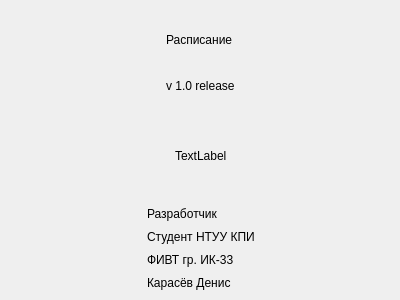
<?xml version="1.0" encoding="UTF-8"?>
<ui version="4.0">
 <class>about</class>
 <widget class="QDialog" name="about">
  <property name="geometry">
   <rect>
    <x>0</x>
    <y>0</y>
    <width>400</width>
    <height>300</height>
   </rect>
  </property>
  <property name="windowTitle">
   <string>О программе</string>
  </property>
  <widget class="QWidget" name="layoutWidget">
   <property name="geometry">
    <rect>
     <x>40</x>
     <y>20</y>
     <width>321</width>
     <height>271</height>
    </rect>
   </property>
   <layout class="QVBoxLayout" name="verticalLayout_3">
    <item>
     <layout class="QHBoxLayout" name="horizontalLayout">
      <item>
       <spacer name="horizontalSpacer">
        <property name="orientation">
         <enum>Qt::Horizontal</enum>
        </property>
        <property name="sizeHint" stdset="0">
         <size>
          <width>40</width>
          <height>20</height>
         </size>
        </property>
       </spacer>
      </item>
      <item>
       <layout class="QVBoxLayout" name="verticalLayout_2">
        <item>
         <widget class="QLabel" name="label">
          <property name="text">
           <string>Расписание</string>
          </property>
         </widget>
        </item>
        <item>
         <widget class="QLabel" name="label_2">
          <property name="text">
           <string>v 1.0 release</string>
          </property>
         </widget>
        </item>
       </layout>
      </item>
      <item>
       <spacer name="horizontalSpacer_2">
        <property name="orientation">
         <enum>Qt::Horizontal</enum>
        </property>
        <property name="sizeHint" stdset="0">
         <size>
          <width>40</width>
          <height>20</height>
         </size>
        </property>
       </spacer>
      </item>
     </layout>
    </item>
    <item>
     <layout class="QHBoxLayout" name="horizontalLayout_3">
      <item>
       <spacer name="horizontalSpacer_5">
        <property name="orientation">
         <enum>Qt::Horizontal</enum>
        </property>
        <property name="sizeHint" stdset="0">
         <size>
          <width>40</width>
          <height>20</height>
         </size>
        </property>
       </spacer>
      </item>
      <item>
       <widget class="QLabel" name="img">
        <property name="text">
         <string>TextLabel</string>
        </property>
       </widget>
      </item>
      <item>
       <spacer name="horizontalSpacer_6">
        <property name="orientation">
         <enum>Qt::Horizontal</enum>
        </property>
        <property name="sizeHint" stdset="0">
         <size>
          <width>40</width>
          <height>20</height>
         </size>
        </property>
       </spacer>
      </item>
     </layout>
    </item>
    <item>
     <layout class="QHBoxLayout" name="horizontalLayout_2">
      <item>
       <spacer name="horizontalSpacer_3">
        <property name="orientation">
         <enum>Qt::Horizontal</enum>
        </property>
        <property name="sizeHint" stdset="0">
         <size>
          <width>40</width>
          <height>20</height>
         </size>
        </property>
       </spacer>
      </item>
      <item>
       <layout class="QVBoxLayout" name="verticalLayout">
        <item>
         <widget class="QLabel" name="label_3">
          <property name="text">
           <string>Разработчик</string>
          </property>
         </widget>
        </item>
        <item>
         <widget class="QLabel" name="label_4">
          <property name="text">
           <string>Студент НТУУ КПИ</string>
          </property>
         </widget>
        </item>
        <item>
         <widget class="QLabel" name="label_5">
          <property name="text">
           <string>ФИВТ гр. ИК-33</string>
          </property>
         </widget>
        </item>
        <item>
         <widget class="QLabel" name="label_6">
          <property name="text">
           <string>Карасёв Денис</string>
          </property>
         </widget>
        </item>
       </layout>
      </item>
      <item>
       <spacer name="horizontalSpacer_4">
        <property name="orientation">
         <enum>Qt::Horizontal</enum>
        </property>
        <property name="sizeHint" stdset="0">
         <size>
          <width>40</width>
          <height>20</height>
         </size>
        </property>
       </spacer>
      </item>
     </layout>
    </item>
   </layout>
  </widget>
 </widget>
 <resources/>
 <connections/>
</ui>
